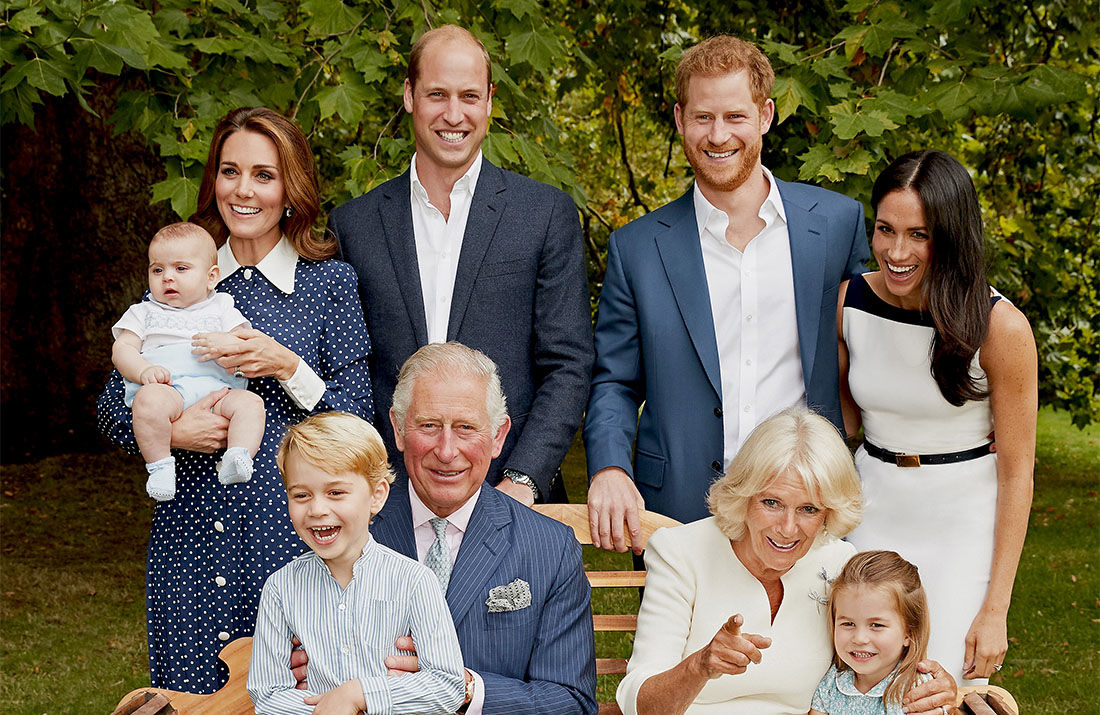
#> input picture TP_reconnaissance_faciale_avec_OpenCV/OpenCv/image2.jpg, 1100 x 715 px
$ python index.py
#> lines starting #> are read from the running program, lines starting #| are printed output that depends on the picture
import cv2
import sys
from matplotlib import pyplot as plt


imagePath= "./OpenCv/image2.jpg"
dirCascadeFiles = "./OpenCv/opencv/haarcascades_cuda/"

image = cv2.imread(imagePath)
#> image is the input picture: shape (715, 1100, 3); mean B, G, R 80, 99, 106.1
gray = cv2.cvtColor(image, cv2.COLOR_BGR2GRAY)
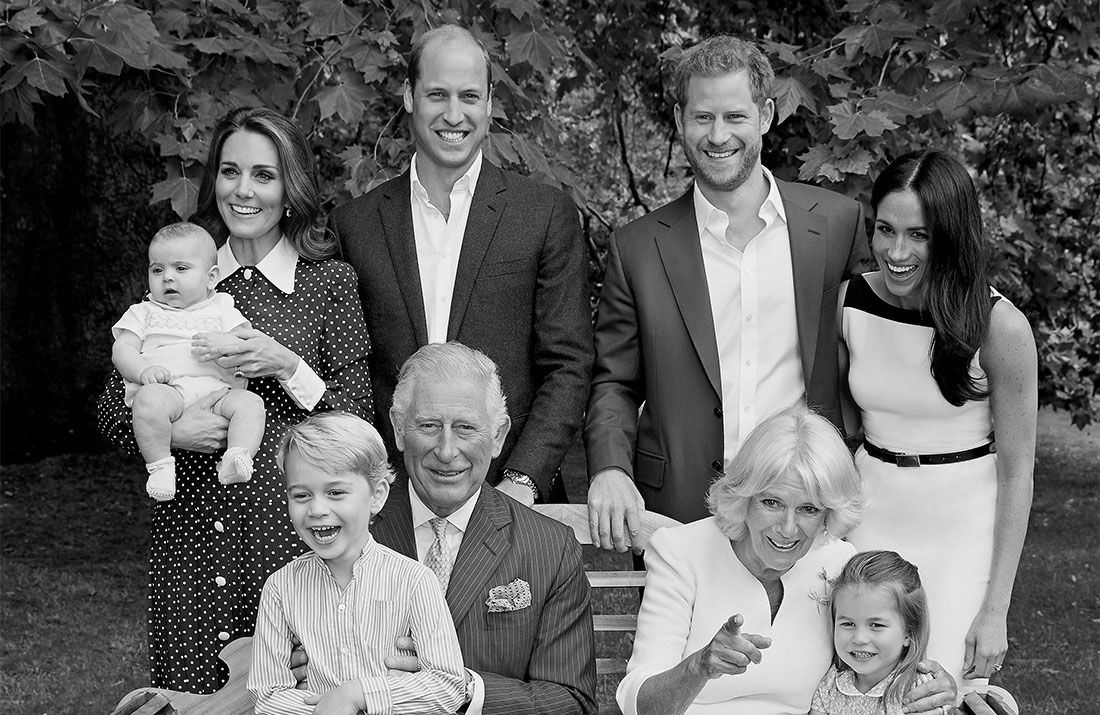
#> gray: shape (715, 1100); min 0, max 255, mean 99
# cascadeFile = dirCascadeFiles + "haarcascade_frontalface_alt.xml"
cascadeFile = dirCascadeFiles + "haarcascade_frontalface_default.xml"
classCascade = cv2.CascadeClassifier(cascadeFile)

faces = classCascade.detectMultiScale(
    gray,
    scaleFactor=1.5,  # scale factor should be 1.5 instead of 1.1
    minNeighbors=5,
    minSize=(30, 30),
    flags=cv2.CASCADE_SCALE_IMAGE
)
#> faces = [[413, 67, 81, 81], [677, 89, 81, 81], [205, 144, 81, 81], [861, 202, 81, 81], [132, 237, 81, 81], [276, 465, 81, 81], [823, 594, 81, 81], [395, 48, 122, 122], [187, 124, 122, 122]]
print("Il y a {0} visage(s)".format(len(faces)))
#| Il y a 9 visage(s)

i = 0
# [12 lines of commented-out code are left out]

for i in range(len(faces)):

    print("cadre du visage N°{0} --> {1}".format(i, faces[i]))
    plt.subplot(1, len(faces), i + 1)
    plt.imshow(image[faces[i][1]:faces[i][1]+faces[i][3], faces[i][0]:faces[i][0]+faces[i][2]])

    i += 1
#> this loop made 9 passes
#| cadre du visage N°0 --> [413  67  81  81]
#| cadre du visage N°1 --> [677  89  81  81]
#| cadre du visage N°2 --> [205 144  81  81]
#| cadre du visage N°3 --> [861 202  81  81]
#| cadre du visage N°4 --> [132 237  81  81]
#| cadre du visage N°5 --> [276 465  81  81]
#| cadre du visage N°6 --> [823 594  81  81]
#| cadre du visage N°7 --> [395  48 122 122]
#> (further printed lines are left out)

plt.show()
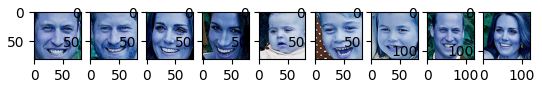
#> figure drawn by matplotlib, 9 panels

$ run again, with TP_reconnaissance_faciale_avec_OpenCV/OpenCv/image1.jpg copied over TP_reconnaissance_faciale_avec_OpenCV/OpenCv/image2.jpg
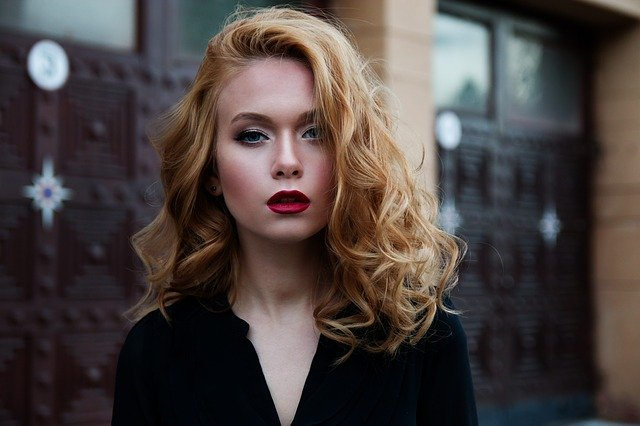
#> input picture TP_reconnaissance_faciale_avec_OpenCV/OpenCv/image1.jpg, 640 x 426 px
#> image is the input picture: shape (426, 640, 3); mean B, G, R 63.3, 65.5, 74.4
#> `gray = cv2.cvtColor(image, cv2.COLOR_BGR2GRAY)`:
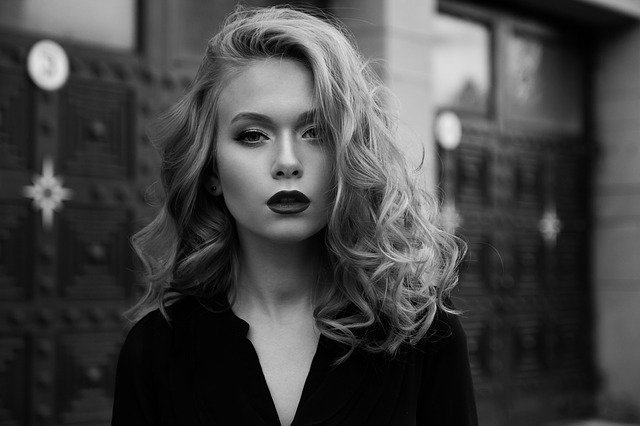
#> gray: shape (426, 640); min 0, max 235, mean 67.9
#> faces = [[188, 62, 182, 182]]
#| Il y a 1 visage(s)
#> the loop `for i in range(len(faces)): ` made 1 pass
#> i on pass 1: 1
#> (printed output is left out)
#> `plt.show()`:
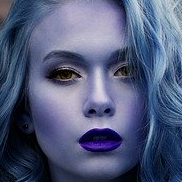
#> shown: shape (182, 182, 3); mean R, G, B 81.4, 90.7, 121.7

$ run again, with TP_reconnaissance_faciale_avec_OpenCV/OpenCv/image3.jpg copied over TP_reconnaissance_faciale_avec_OpenCV/OpenCv/image2.jpg
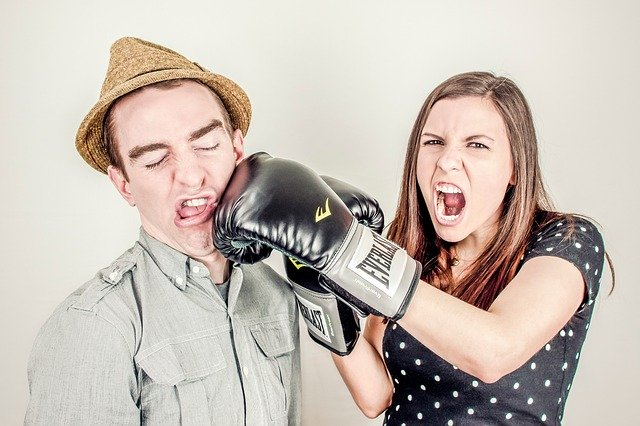
#> input picture TP_reconnaissance_faciale_avec_OpenCV/OpenCv/image3.jpg, 640 x 426 px
#> image is the input picture: shape (426, 640, 3); mean B, G, R 179.5, 188.4, 199
#> `gray = cv2.cvtColor(image, cv2.COLOR_BGR2GRAY)`:
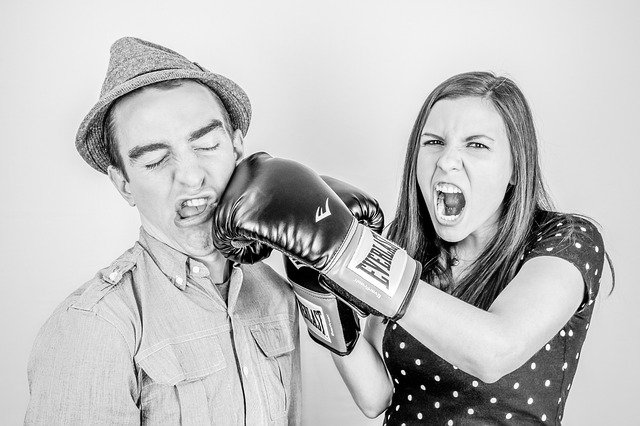
#> gray: shape (426, 640); min 0, max 255, mean 190.6
#> faces = [[396, 101, 122, 122]]
#| Il y a 1 visage(s)
#> the loop `for i in range(len(faces)): ` made 1 pass
#> i on pass 1: 1
#> (printed output is left out)
#> `plt.show()`:
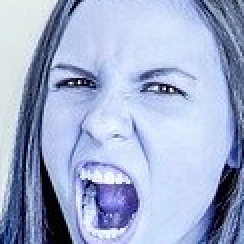
#> shown: shape (122, 122, 3) (shown 2 times larger); mean R, G, B 160.4, 173.6, 206.7
